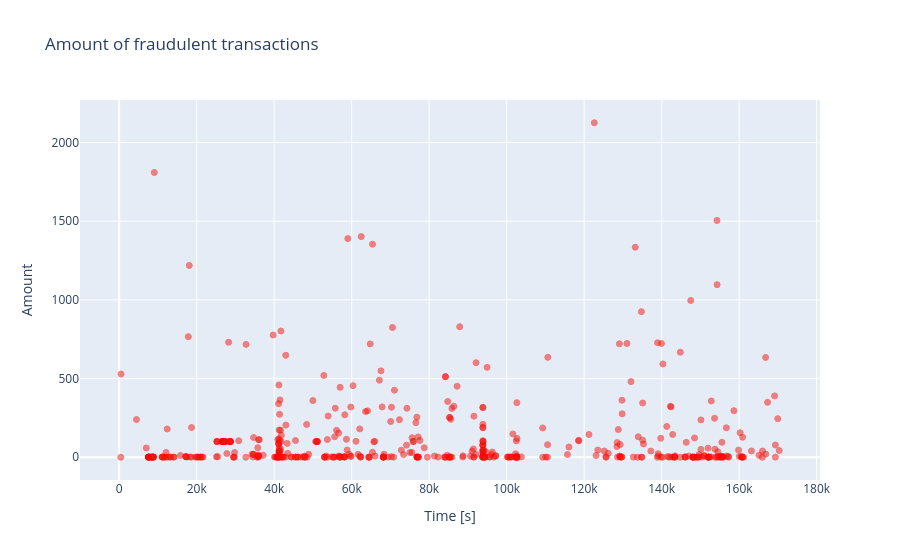

The cell this chart's notebook holds for it:
### Markdown cell above
The real transaction have a larger mean value, larger Q1, smaller Q3 and Q4 and larger outliers; fraudulent transactions have a smaller Q1 and mean, larger Q4 and smaller outliers.

Let's plot the fraudulent transactions (amount) against time. The time is shown is seconds from the start of the time period (totaly 48h, over 2 days).

### Code cell
fraud = data_df.loc[data_df['Class'] == 1]

trace = go.Scatter(
    x = fraud['Time'],y = fraud['Amount'],
    name="Amount",
     marker=dict(
                color='rgb(238,23,11)',
                line=dict(
                    color='red',
                    width=1),
                opacity=0.5,
            ),
    text= fraud['Amount'],
    mode = "markers"
)
data = [trace]
layout = dict(title = 'Amount of fraudulent transactions',
          xaxis = dict(title = 'Time [s]', showticklabels=True), 
          yaxis = dict(title = 'Amount'),
          hovermode='closest'
         )
fig = dict(data=data, layout=layout)
iplot(fig, filename='fraud-amount')

### Figure 1 — Plotly figure (JSON) as saved in the notebook; plotly's stock layout.template omitted (floating-point values rounded to 4 significant figures; data arrays with more than 128 entries replaced by an {"elided": "..."} marker saying what was removed)
{"data": [{"marker": {"color": "rgb(238,23,11)", "line": {"color": "red", "width": 1}, "opacity": 0.5}, "mode": "markers", "name": "Amount", "text": {"elided": "492 float values"}, "x": {"elided": "492 int values"}, "y": {"elided": "492 float values"}, "type": "scatter"}], "layout": {"hovermode": "closest", "title": {"text": "Amount of fraudulent transactions"}, "xaxis": {"showticklabels": true, "title": {"text": "Time [s]"}}, "yaxis": {"title": {"text": "Amount"}}}}
